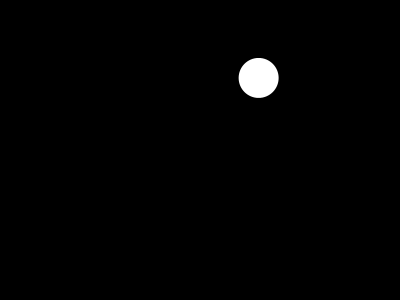
Frame 1 (no input)
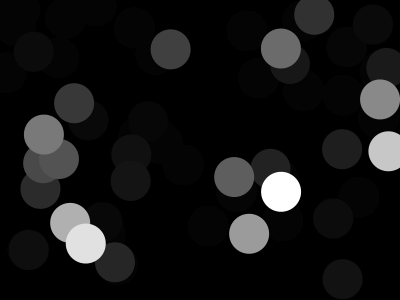
Frame 60 (the mouse pressed at the canvas centre just before this capture)
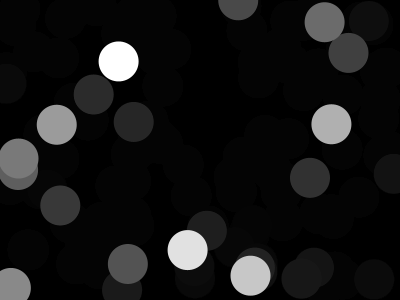
Frame 120 (the mouse held since frame 60 and released just before this capture)

The Processing sketch that drew these frames (run headless with seeded random() and noise(); from frame 60 on, the mouse is pressed at the canvas centre):

// Processing sketch: fading_stars
// ── fading_stars.pde
void setup() {
size(400,300);
background(0);
noStroke();
}

void draw() {
  fill(0,30);
  rect(0,0,width,height);
  fill(255);
  ellipse(random(width), random(height), 40, 40);
}
